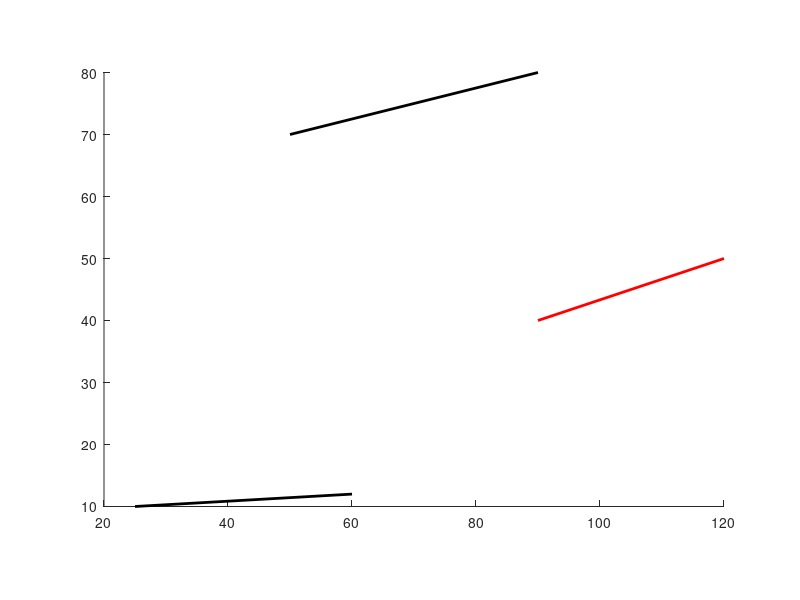

The MATLAB script that drew this image: (Note: this script raises an error after producing the figure.)
%% 反射定律可视化
tic %开始计时
x0=0;y0=90; %光源
Ax=25;Ay=10; %平面镜左端
Bx=60;By=12; %平面镜右端
km=(By-Ay)/(Bx-Ax); %镜斜率
jm=Ay-km*Ax; %镜截距

Cx=90;Cy=80; %探测器右
Dx=50;Dy=70; %探测器左
kn=(Cy-Dy)/(Cx-Dx);
jn=Cy-kn*Cx; 

Ex=90;Ey=40;
Fx=120;Fy=50;
kd=(Fy-Ey)/(Fx-Ex);
jd=Fy-kd*Fx;

%画
hold on; %画在同一张
daspect([1,1,1]); %设置比例尺
%两点式
plot([Ax,Bx],[Ay,By],'k','Linewidth',2);%平面镜1
plot([Cx,Dx],[Cy,Dy],'k','Linewidth',2);%平面镜2
plot([Ex,Fx],[Ey,Fy],'r','Linewidth',2);%探测器
Nn=5; %入射光线数
z=25:1:60; %设置离散点
%在平面镜上随机取Nn个点
Px=z(randperm(numel(z),Nn)); 
Py=km*Px+jm;

[x_,y_]=symmetry(x0,y0,km,jm); %光源的虚像
k_max=(Dy-y_)/(Dx-x_); %超过此斜率必打到外面去
k_min=(Cy-y_)/(Cx-x_); %小于此斜率打不中cd
coArray=['#0072BD';'#D95319';'#EDB120';'#7E2F8E';'#77AC30';'#4DBEEE';'#A2142F'];
for i=1:Nn
    color=coArray(mod(i,7)+1,:);
    plot([x0,Px(i)],[y0,Py(i)],'Color',color,'Linewidth',1.5);%入射光线
    [x2,y2]=symmetry(x0,y0,-1/km,Py(i)+Px(i)/km);%法线的截距和斜率
    kr=(y2-Py(i))/(x2-Px(i)); %反射光斜率
    jr=y2-kr*x2; %反射光截距
    [x3,y3]=linecross(kr,jr,kn,jn); %求反射光与cd的交点
    if kr<=k_max && kr>=k_min
        plot([Px(i),x3],[Py(i),y3],'Color',color,'Linewidth',1.5); %打中
        [x4,y4]=symmetry(Px(i),Py(i),-1/kn,y3+x3/kn);
        kr2=(y4-y3)/(x4-x3);
        jr2=y3-kr2*x3;
        [x5,y5]=linecross(kr2,jr2,kd,jd);
        if x5>=Ex && x5<=Fx
            plot([x3,x5],[y3,y5],'Color',color,'Linewidth',1.5);
        else
            xx=1.04*x5;
            yy=kr2*xx+jr2;
            plot([x3,xx],[y3,yy],'Color',color,'Linewidth',1.5);
        end
    else
        xx=1.03*x3; %取一个稍远一点的点表示没打中
        yy=kr*xx+jr;
        plot([Px(i),xx],[Py(i),yy],'Color',color,'Linewidth',1.5);
    end
end
hold off;
toc
%% 求已知点关于已知直线的对称点
%x1,y1 已知点
% k b 对称轴斜率、截距
function [x2,y2]=symmetry2(x1,y1,k,b)
    x2=[];
    y2=[];
    x2=((k-1/k)*x1-2*y1+2*b)/(-k-1/k);
    y2=-(x2-x1)/k+y1;
end
%推导: 1.中点在对称轴上 2. 连线与对称轴垂直
%% 求已知点关于已知直线的对称点
%x1,y1 已知点
% k b 对称轴斜率、截距
function [x2,y2]=symmetry(x1,y1,k,b)
    [x_c,y_c]=linecross(k,b,-1/k,y1+x1/k);
    x2=2*x_c-x1;
    y2=2*y_c-y1;
end
%推导: 1.中点在对称轴上 2. 连线与对称轴垂直
%% 已知两条直线的斜率和截距，求交点坐标
function [x,y]=linecross(k1,b1,k2,b2)
  x=[];
  y=[];
  if k1==k2 && b1==b2
      disp('重合');
  elseif k1==k2 && b1~=b2
      disp('无交点');
  else
     x=(b2-b1)/(k1-k2);
     y=k1*x+b1;
  end
end
